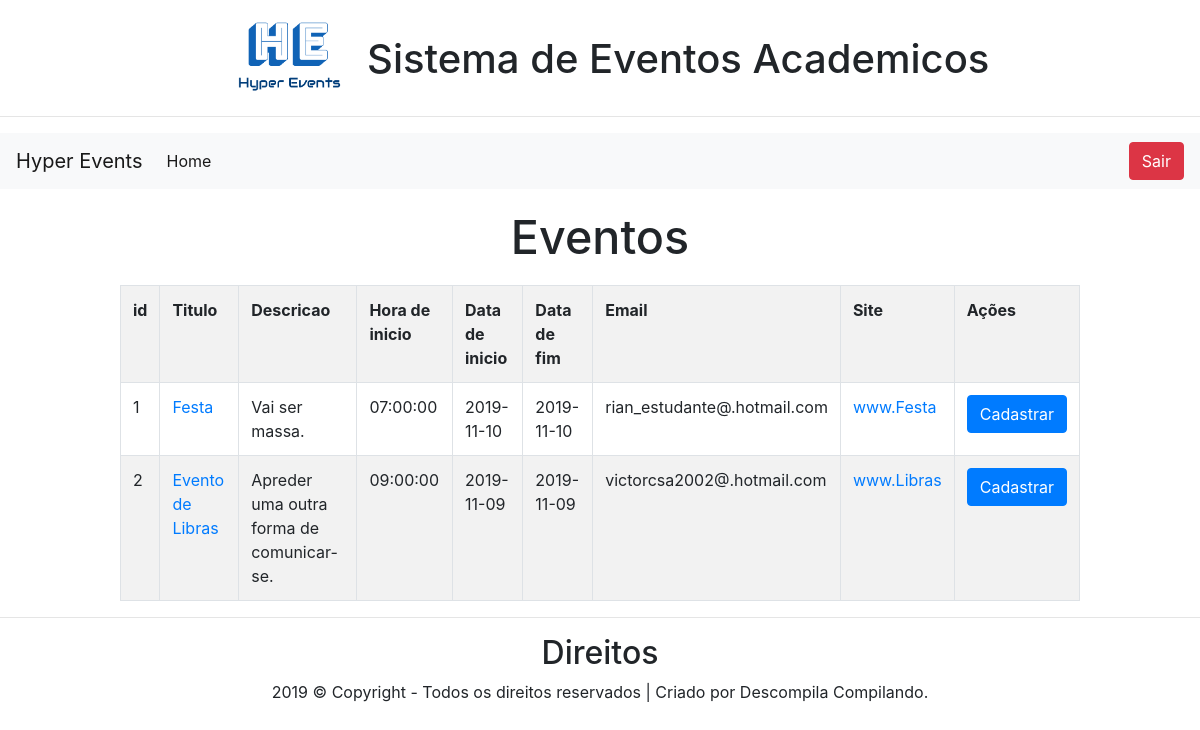
/views/area_part.php (signed in), run on the app's committed database.
### tables this page shows
create table eventos(
  evento_id int not null auto_increment,
  user_id int not null,
  titulo_evento varchar(200) not null,
  descricao varchar(500) not null,
  qtde_vagas_evento int not null,
  qtde_vagas_evento_disponiveis int not null,
  url_evento varchar(200) default 'Não possui site',
  data_inicio date not null,
  data_fim date not null,
  hora_inicio time not null,
  hora_fim time not null,
  email varchar(100) not null,
  primary key(evento_id),
  foreign key(user_id) references usuario(user_id) on delete cascade
  );

### Controls/Listar/lista_eventos_user_logado.php (the view, shortened to what this page needs)
<?php
require_once '../Controls/conexao.php';
$sql = "select * from eventos";
?>
<div>
    <h2 class="text-center mx-auto" style="margin: 20px; font-size: 35pt;">Eventos</h2>
    <div class="div_principal">
        <table class="table table-condensed table-striped table-bordered table-hover">
            <tr>
                <th>id</th>
                <th>Titulo</th>
                <th>Descricao</th>
                <th>Hora de inicio</th>
                <th>Data de inicio</th>
                <th>Data de fim</th>
                <th>Email</th>
                <th>Site</th>
                <th>Ações</th>
            </tr>
            <?php
            $indice = 1;
            $result = mysqli_query($conexao, $sql);
            while ($tlb = mysqli_fetch_array($result)) {
                $Titulo = $tlb['titulo_evento'];
                $Descricao = $tlb['descricao'];
                $hora_inicio = $tlb['hora_inicio'];
                $data_inicio = $tlb['data_inicio'];
                $data_fim = $tlb['data_fim'];
                $email = $tlb['email'];
                $url_evento = $tlb['url_evento'];
                $id_evento = $tlb['evento_id'];
                echo "<tr>";
                echo "<td>$indice</td>";
                echo "<td><a href='participante/info_evento.php?id=$id_evento'>$Titulo</a></td>";
                echo "<td>$Descricao</td>";
                echo "<td>$hora_inicio</td>";
                echo "<td>$data_inicio</td>";
                echo "<td>$data_fim</td>";
                echo "<td>$email</td>";
                echo "<td><a href='$url_evento' blank>$url_evento</a></td>";
                echo "<td><a href='#'><button class='btn btn-primary'>Cadastrar</button></a></td>";
                echo "</tr>";
                $indice++;
            }
            ?>
        </table>
    </div>
</div>

### CSS/style_padrao.css (style rules this page uses)
.div_principal { width: 80%; margin: auto; }

### data on the page
eventos: titulo_evento "Festa", descricao "Vai ser massa.", hora_inicio "07:00:00", data_inicio "2019-11-10", data_fim "2019-11-10", email "rian_estudante@.hotmail.com", url_evento "www.Festa"
eventos: titulo_evento "Evento de Libras", descricao "Apreder uma outra forma de comunicar-se.", hora_inicio "09:00:00", data_inicio "2019-11-09", data_fim "2019-11-09", email "victorcsa2002@.hotmail.com", url_evento "www.Libras"
